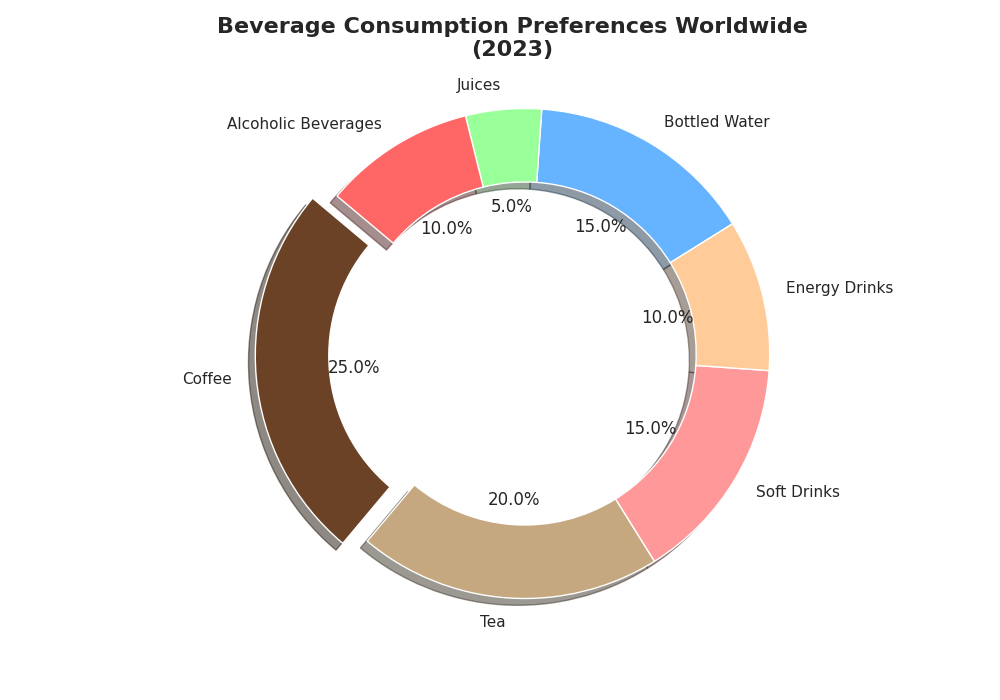

The Python source for this figure:
import matplotlib.pyplot as plt

beverage_categories = ['Coffee', 'Tea', 'Soft Drinks', 'Energy Drinks', 'Bottled Water', 'Juices', 'Alcoholic Beverages']
market_shares = [25, 20, 15, 10, 15, 5, 10]

colors = ['#6B4226', '#C5A880', '#FF9999', '#FFCC99', '#66B3FF', '#99FF99', '#FF6666']
explode = (0.1, 0, 0, 0, 0, 0, 0)

plt.figure(figsize=(10, 7))
plt.pie(market_shares, labels=beverage_categories, autopct='%1.1f%%', startangle=140,
        colors=colors, explode=explode, shadow=True, wedgeprops=dict(width=0.3))

plt.title('Beverage Consumption Preferences Worldwide\n(2023)', fontsize=16, fontweight='bold', pad=20)
plt.axis('equal')

plt.show()
